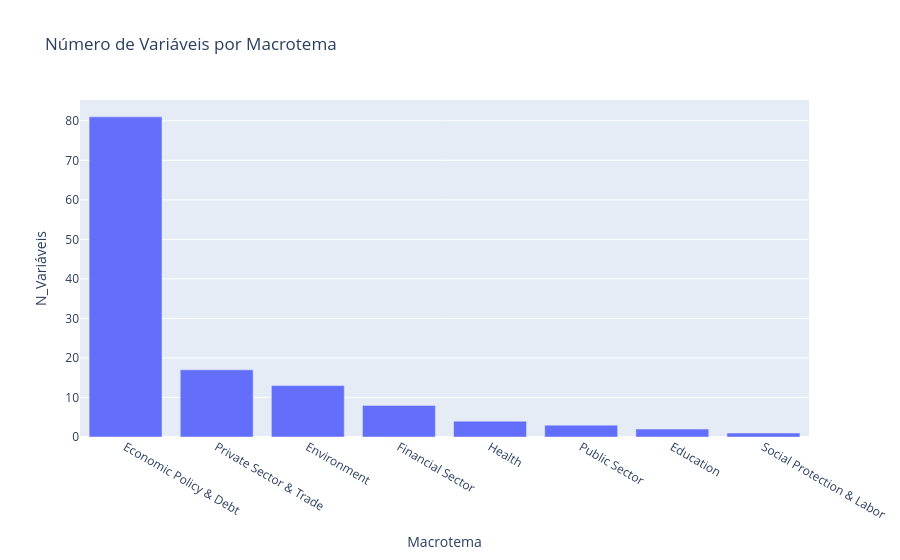

Notebook cell for this chart:
### Code cell
px.bar(df_diag_macro, x="Macrotema", y="N_Variáveis", title="Número de Variáveis por Macrotema")

### Figure 1 — Plotly figure (JSON) as saved in the notebook; plotly's stock layout.template omitted (floating-point values rounded to 4 significant figures)
{"data": [{"hovertemplate": "Macrotema=%{x}<br>N_Variáveis=%{y}<extra></extra>", "legendgroup": "", "marker": {"color": "#636efa", "pattern": {"shape": ""}}, "name": "", "orientation": "v", "showlegend": false, "textposition": "auto", "type": "bar", "x": ["Economic Policy & Debt", "Private Sector & Trade", "Environment", "Financial Sector", "Health", "Public Sector", "Education", "Social Protection & Labor"], "xaxis": "x", "y": [81, 17, 13, 8, 4, 3, 2, 1], "yaxis": "y"}], "layout": {"barmode": "relative", "legend": {"tracegroupgap": 0}, "title": {"text": "Número de Variáveis por Macrotema"}, "xaxis": {"anchor": "y", "domain": [0, 1], "title": {"text": "Macrotema"}}, "yaxis": {"anchor": "x", "domain": [0, 1], "title": {"text": "N_Variáveis"}}}}
